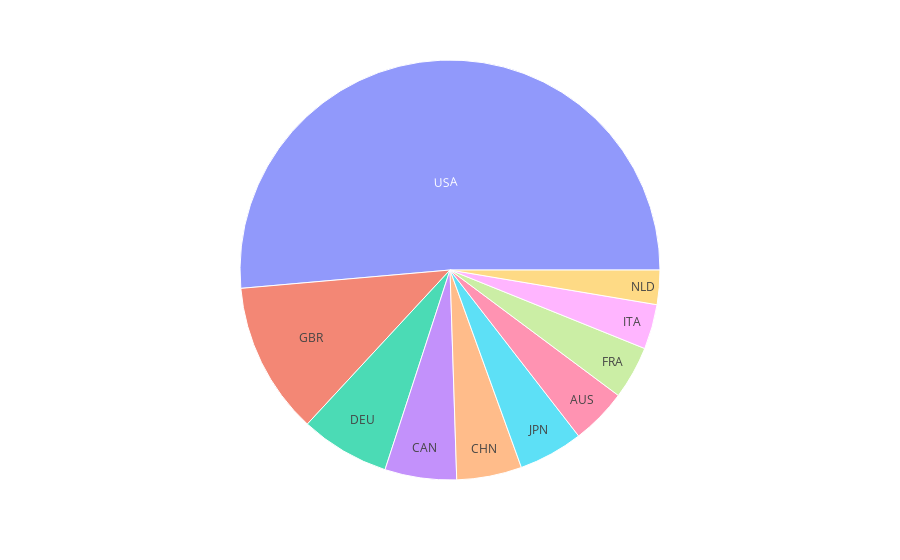

The notebook cell this image was saved under:
### Code cell
# sunburst plot of top ten countries
import plotly.express as px

top_ten_countries = country_counts_df.head(10)
fig = px.sunburst(top_ten_countries, path=['ISO-3'], values='count')
fig.show()

### Figure 1 — Plotly figure (JSON) as saved in the notebook; plotly's stock layout.template omitted (floating-point values rounded to 4 significant figures)
{"data": [{"branchvalues": "total", "domain": {"x": [0, 1], "y": [0, 1]}, "hovertemplate": "labels=%{label}<br>count=%{value}<br>parent=%{parent}<br>id=%{id}<extra></extra>", "ids": ["AUS", "CAN", "CHN", "DEU", "FRA", "GBR", "ITA", "JPN", "NLD", "USA"], "labels": ["AUS", "CAN", "CHN", "DEU", "FRA", "GBR", "ITA", "JPN", "NLD", "USA"], "name": "", "parents": ["", "", "", "", "", "", "", "", "", ""], "type": "sunburst", "values": [6623, 8473, 7693, 10561, 6284, 17987, 5302, 7630, 4063, 78900]}], "layout": {"legend": {"tracegroupgap": 0}, "margin": {"t": 60}}}
